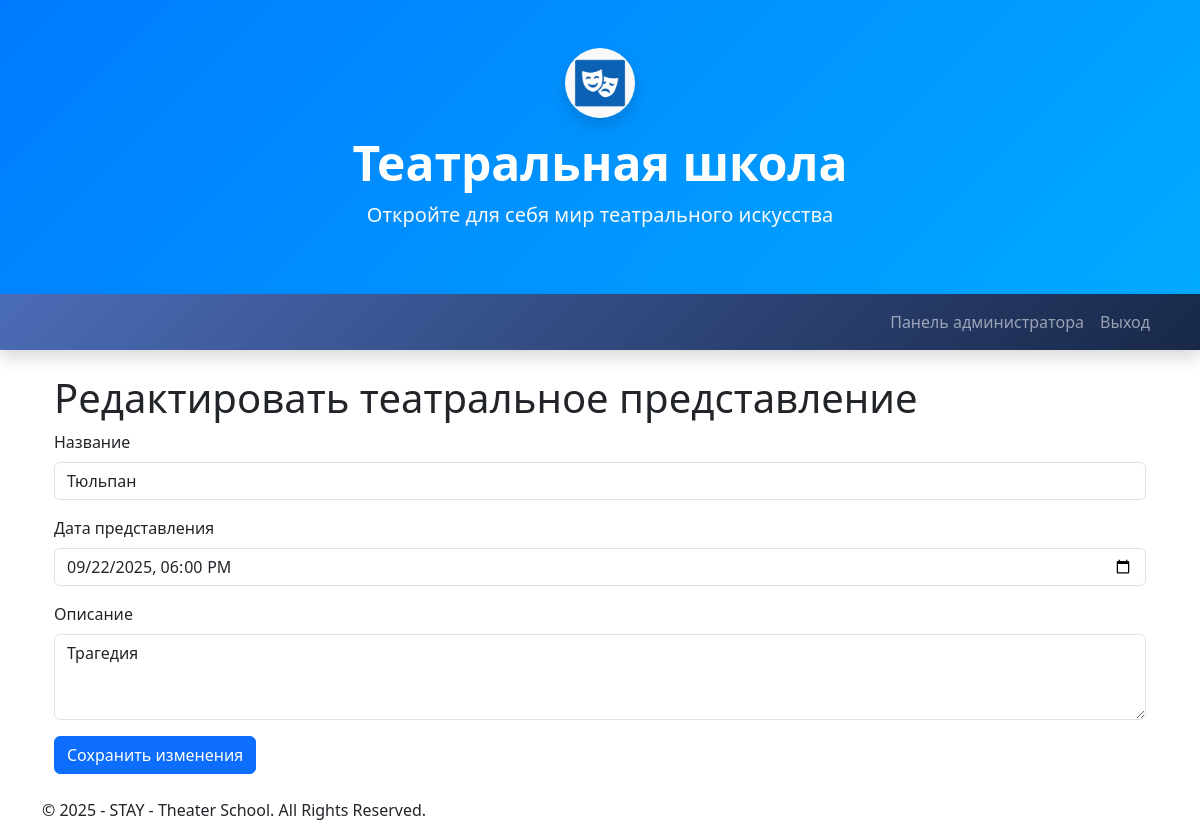
Screenshot of /admin/theatre_shows/edit/4 (signed in) with the database file from the repository.
### app/models.py (models this page shows, shortened)
class TheatreShow(db.Model):
    __tablename__ = 'theatre_shows'
    id = db.Column(db.Integer, primary_key=True)
    title = db.Column(db.String(128), nullable=False)
    show_date = db.Column(db.DateTime, nullable=False)
    description = db.Column(db.Text, nullable=True)

### app/admin/routes.py (the view, shortened to what this page needs)
@bp.route('/theatre_shows/edit/<int:show_id>', methods=['GET', 'POST'])
@login_required
@admin_required
def edit_theatre_show(show_id):
    show = TheatreShow.query.get_or_404(show_id)
    return render_template('admin/edit_theatre_show.html', show=show, title='Редактировать представление')

### app/__init__.py (called while the page is built)
@login_manager.user_loader
def load_user(user_id):
    return User.query.get(int(user_id))

### app/admin/routes.py (called while the page is built)
def admin_required(f):
    @wraps(f)
    def decorated_function(*args, **kwargs):
        if not current_user.is_authenticated or current_user.role != 'admin':
            flash('Доступ разрешен только для администраторов.', 'danger')
            return redirect(url_for('student.login'))
        return f(*args, **kwargs)
    return decorated_function

### app/templates/admin/edit_theatre_show.html (shortened to what this page needs)
{% extends "base.html" %}
{% block content %}
<div class="container mt-4">
  <h1>Редактировать театральное представление</h1>
  <form method="POST">
    <div class="mb-3">
      <label for="title" class="form-label">Название</label>
      <input type="text" class="form-control" id="title" name="title" value="{{ show.title }}" required>
    </div>
    <div class="mb-3">
      <label for="show_date" class="form-label">Дата представления</label>
      <input type="datetime-local" class="form-control" id="show_date" name="show_date"
             value="{{ show.show_date.strftime('%Y-%m-%dT%H:%M') if show.show_date else '' }}" required>
    </div>
    <div class="mb-3">
      <label for="description" class="form-label">Описание</label>
      <textarea class="form-control" id="description" name="description" rows="3" required>{{ show.description }}</textarea>
    </div>
    <button type="submit" class="btn btn-primary">Сохранить изменения</button>
  </form>
</div>
{% endblock %}

### rows the page displays
TheatreShow: title "Тюльпан", show_date "09/22/2025 18:00", description "Трагедия"
